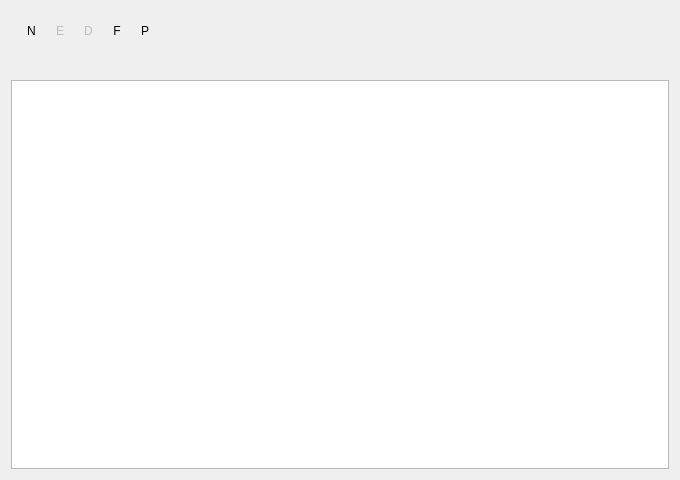
<?xml version="1.0" encoding="UTF-8"?>
<ui version="4.0">
 <class>GridForm</class>
 <widget class="QWidget" name="GridForm">
  <property name="geometry">
   <rect>
    <x>0</x>
    <y>0</y>
    <width>680</width>
    <height>480</height>
   </rect>
  </property>
  <property name="windowTitle">
   <string>Form</string>
  </property>
  <layout class="QVBoxLayout" name="verticalLayout">
   <item>
    <widget class="QWidget" name="widget" native="true">
     <layout class="QHBoxLayout" name="horizontalLayout">
      <item>
       <widget class="QToolButton" name="btnNew">
        <property name="toolTip">
         <string>Add record</string>
        </property>
        <property name="autoFillBackground">
         <bool>false</bool>
        </property>
        <property name="text">
         <string>N</string>
        </property>
        <property name="icon">
         <iconset resource="rc.qrc">
          <normaloff>:/icons/new_24x24.png</normaloff>:/icons/new_24x24.png</iconset>
        </property>
        <property name="iconSize">
         <size>
          <width>24</width>
          <height>24</height>
         </size>
        </property>
        <property name="toolButtonStyle">
         <enum>Qt::ToolButtonFollowStyle</enum>
        </property>
        <property name="autoRaise">
         <bool>true</bool>
        </property>
       </widget>
      </item>
      <item>
       <widget class="QToolButton" name="btnEdit">
        <property name="enabled">
         <bool>false</bool>
        </property>
        <property name="toolTip">
         <string>Edit record</string>
        </property>
        <property name="text">
         <string>E</string>
        </property>
        <property name="icon">
         <iconset resource="rc.qrc">
          <normaloff>:/icons/edit_24x24.png</normaloff>:/icons/edit_24x24.png</iconset>
        </property>
        <property name="iconSize">
         <size>
          <width>24</width>
          <height>24</height>
         </size>
        </property>
        <property name="autoRaise">
         <bool>true</bool>
        </property>
       </widget>
      </item>
      <item>
       <widget class="QToolButton" name="btnDelete">
        <property name="enabled">
         <bool>false</bool>
        </property>
        <property name="toolTip">
         <string>Delete record</string>
        </property>
        <property name="text">
         <string>D</string>
        </property>
        <property name="icon">
         <iconset resource="rc.qrc">
          <normaloff>:/icons/remove_24x24.png</normaloff>:/icons/remove_24x24.png</iconset>
        </property>
        <property name="iconSize">
         <size>
          <width>24</width>
          <height>24</height>
         </size>
        </property>
        <property name="autoRaise">
         <bool>true</bool>
        </property>
       </widget>
      </item>
      <item>
       <widget class="QToolButton" name="btnFilter">
        <property name="toolTip">
         <string>Filter</string>
        </property>
        <property name="text">
         <string>F</string>
        </property>
        <property name="icon">
         <iconset resource="rc.qrc">
          <normaloff>:/icons/filter_24x24.png</normaloff>:/icons/filter_24x24.png</iconset>
        </property>
        <property name="iconSize">
         <size>
          <width>24</width>
          <height>24</height>
         </size>
        </property>
        <property name="checkable">
         <bool>true</bool>
        </property>
        <property name="autoRaise">
         <bool>true</bool>
        </property>
       </widget>
      </item>
      <item>
       <widget class="QToolButton" name="btnPrint">
        <property name="toolTip">
         <string>Print</string>
        </property>
        <property name="text">
         <string>P</string>
        </property>
        <property name="icon">
         <iconset resource="rc.qrc">
          <normaloff>:/icons/print_24x24.png</normaloff>:/icons/print_24x24.png</iconset>
        </property>
        <property name="iconSize">
         <size>
          <width>24</width>
          <height>24</height>
         </size>
        </property>
        <property name="autoRaise">
         <bool>true</bool>
        </property>
       </widget>
      </item>
      <item>
       <spacer name="horizontalSpacer">
        <property name="orientation">
         <enum>Qt::Horizontal</enum>
        </property>
        <property name="sizeHint" stdset="0">
         <size>
          <width>40</width>
          <height>20</height>
         </size>
        </property>
       </spacer>
      </item>
     </layout>
    </widget>
   </item>
   <item>
    <widget class="QWidget" name="filterWidget" native="true">
     <property name="maximumSize">
      <size>
       <width>16777215</width>
       <height>150</height>
      </size>
     </property>
     <layout class="QVBoxLayout" name="verticalLayout_2"/>
    </widget>
   </item>
   <item>
    <widget class="QTableView" name="tableView">
     <property name="contextMenuPolicy">
      <enum>Qt::CustomContextMenu</enum>
     </property>
     <property name="selectionMode">
      <enum>QAbstractItemView::SingleSelection</enum>
     </property>
     <property name="selectionBehavior">
      <enum>QAbstractItemView::SelectRows</enum>
     </property>
     <property name="sortingEnabled">
      <bool>true</bool>
     </property>
    </widget>
   </item>
  </layout>
  <action name="actionSelectColumns">
   <property name="text">
    <string>Select columns</string>
   </property>
  </action>
 </widget>
 <resources>
  <include location="rc.qrc"/>
 </resources>
 <connections/>
</ui>
